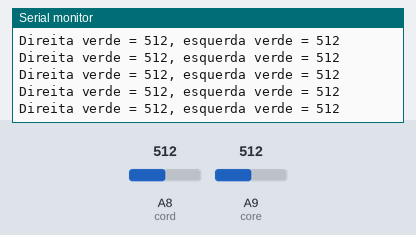
Bench run of a sketch on a simulated Arduino Mega 2560, built with avr-gcc and run on an emulated ATmega2560. Shown: the last lines printed to the serial monitor. The inputs (shaded band) are chosen by the test bench; at power-on: A8 (cord) = 512, A9 (core) = 512.

Above: at 1.2 s.
1.3 s: A8 (cord) set to 110
At 1.41 s:
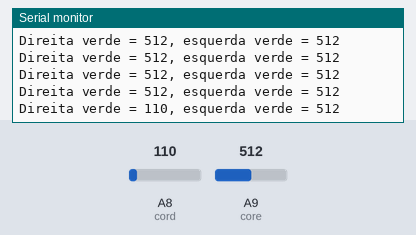
4.3 s: A8 (cord) set to 88
At 4.31 s:
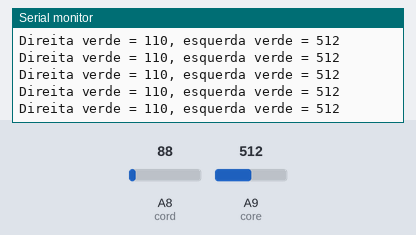
7.3 s: A9 (core) set to 104
At 7.33 s:
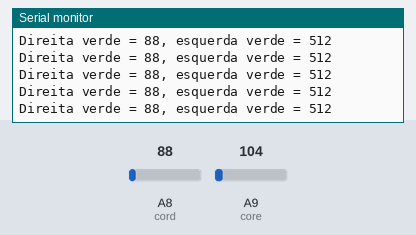
10.3 s: A9 (core) set to 91
At 10.3 s:
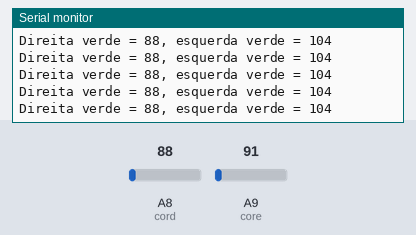
Timing chart, 0 to 13.3 s (numbered marks = the images above; inputs shaded):
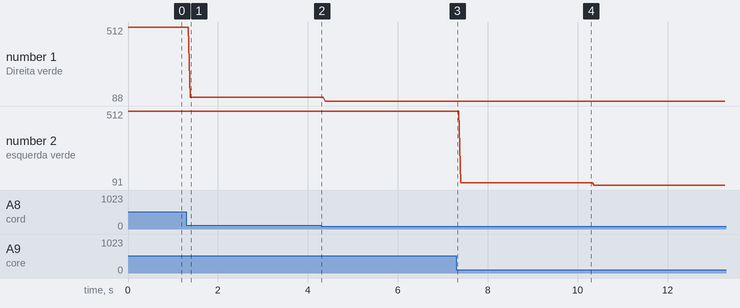

Measured:
- after the input at 1.3 s, the serial monitor: prints a new line after 0.09 s (image 1)
- plotted number 1: 512 → 110 after the input at 1.3 s, 110 → 88 after the input at 4.3 s
- plotted number 2: 512 → 104 after the input at 7.3 s, 104 → 91 after the input at 10.3 s

The sketch:

testeVerde.ino
```cpp
//TESTE DOS SENSORES DE VERDE

#define core  A9
#define cord  A8

int direitaverde = 0 ;
int esquerdaverde = 0;

void setup() {
Serial.begin(9600);
}

void loop() {
 /*if (analogRead(core) >= ) {
    esquerdaverde = 1;
  } else {
    esquerdaverde = 0;
  }


  if (analogRead(cord) >= 1) {
    direitaverde = 1;
  } else {
    diretaverde = 0;
  }*/


char texto[50];

direitaverde = analogRead(cord);
esquerdaverde = analogRead(core);

  // Usando sprintf() para formatar a string
sprintf(texto, "Direita verde = %d, esquerda verde = %d", direitaverde, esquerdaverde);
  // Imprime a string formatada no monitor serial
Serial.println(texto);

}
```
